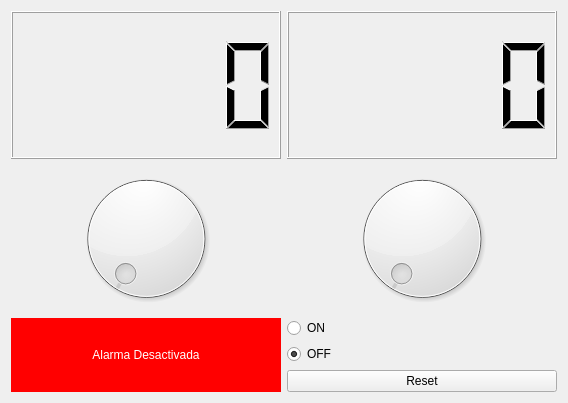
<?xml version="1.0" encoding="UTF-8"?>
<ui version="4.0">
 <class>MyForm</class>
 <widget class="QWidget" name="MyForm">
  <property name="geometry">
   <rect>
    <x>0</x>
    <y>0</y>
    <width>568</width>
    <height>403</height>
   </rect>
  </property>
  <property name="windowTitle">
   <string>Form</string>
  </property>
  <layout class="QGridLayout" name="gridLayout">
   <item row="0" column="0">
    <layout class="QVBoxLayout" name="verticalLayout_2">
     <item>
      <layout class="QHBoxLayout" name="horizontalLayout_2">
       <item>
        <widget class="QLCDNumber" name="lcdNumber">
         <property name="sizePolicy">
          <sizepolicy hsizetype="Expanding" vsizetype="Minimum">
           <horstretch>0</horstretch>
           <verstretch>0</verstretch>
          </sizepolicy>
         </property>
         <property name="styleSheet">
          <string notr="true">color: rgb(0, 0, 0);</string>
         </property>
        </widget>
       </item>
       <item>
        <widget class="QLCDNumber" name="lcdNumber_2">
         <property name="sizePolicy">
          <sizepolicy hsizetype="Expanding" vsizetype="Minimum">
           <horstretch>0</horstretch>
           <verstretch>0</verstretch>
          </sizepolicy>
         </property>
         <property name="styleSheet">
          <string notr="true">color: rgb(0, 0, 0);</string>
         </property>
        </widget>
       </item>
      </layout>
     </item>
     <item>
      <layout class="QHBoxLayout" name="horizontalLayout">
       <item>
        <widget class="QDial" name="dial_2">
         <property name="maximum">
          <number>23</number>
         </property>
        </widget>
       </item>
       <item>
        <widget class="QDial" name="dial">
         <property name="maximum">
          <number>59</number>
         </property>
        </widget>
       </item>
      </layout>
     </item>
     <item>
      <layout class="QHBoxLayout" name="horizontalLayout_3">
       <item>
        <widget class="MyLabel" name="label">
         <property name="sizePolicy">
          <sizepolicy hsizetype="Expanding" vsizetype="Preferred">
           <horstretch>0</horstretch>
           <verstretch>0</verstretch>
          </sizepolicy>
         </property>
         <property name="styleSheet">
          <string notr="true">background-color: rgb(255, 0, 0);
color: rgb(255, 255, 255);</string>
         </property>
         <property name="text">
          <string>Alarma Desactivada</string>
         </property>
         <property name="alignment">
          <set>Qt::AlignCenter</set>
         </property>
        </widget>
       </item>
       <item>
        <layout class="QVBoxLayout" name="verticalLayout">
         <item>
          <widget class="QRadioButton" name="radioButton">
           <property name="text">
            <string>ON</string>
           </property>
          </widget>
         </item>
         <item>
          <widget class="QRadioButton" name="radioButton_2">
           <property name="text">
            <string>OFF</string>
           </property>
           <property name="checked">
            <bool>true</bool>
           </property>
          </widget>
         </item>
         <item>
          <widget class="QPushButton" name="pushButton">
           <property name="sizePolicy">
            <sizepolicy hsizetype="Expanding" vsizetype="Fixed">
             <horstretch>0</horstretch>
             <verstretch>0</verstretch>
            </sizepolicy>
           </property>
           <property name="text">
            <string>Reset</string>
           </property>
          </widget>
         </item>
        </layout>
       </item>
      </layout>
     </item>
    </layout>
   </item>
  </layout>
 </widget>
 <customwidgets>
  <customwidget>
   <class>MyLabel</class>
   <extends>QLabel</extends>
   <header>MyLabel.h</header>
   <slots>
    <signal>activaCheck(bool)</signal>
    <signal>assignaZero(QString)</signal>
    <slot>activarAlarma()</slot>
    <slot>rebreHora(int)</slot>
    <slot>rebreMinut(int)</slot>
    <slot>reset()</slot>
    <slot>desactivarAlarma()</slot>
   </slots>
  </customwidget>
 </customwidgets>
 <resources/>
 <connections>
  <connection>
   <sender>dial</sender>
   <signal>valueChanged(int)</signal>
   <receiver>lcdNumber_2</receiver>
   <slot>display(int)</slot>
   <hints>
    <hint type="sourcelabel">
     <x>428</x>
     <y>223</y>
    </hint>
    <hint type="destinationlabel">
     <x>437</x>
     <y>72</y>
    </hint>
   </hints>
  </connection>
  <connection>
   <sender>dial_2</sender>
   <signal>valueChanged(int)</signal>
   <receiver>lcdNumber</receiver>
   <slot>display(int)</slot>
   <hints>
    <hint type="sourcelabel">
     <x>205</x>
     <y>208</y>
    </hint>
    <hint type="destinationlabel">
     <x>151</x>
     <y>72</y>
    </hint>
   </hints>
  </connection>
  <connection>
   <sender>radioButton</sender>
   <signal>toggled(bool)</signal>
   <receiver>label</receiver>
   <slot>activarAlarma()</slot>
   <hints>
    <hint type="sourcelabel">
     <x>320</x>
     <y>289</y>
    </hint>
    <hint type="destinationlabel">
     <x>279</x>
     <y>289</y>
    </hint>
   </hints>
  </connection>
  <connection>
   <sender>label</sender>
   <signal>activaCheck(bool)</signal>
   <receiver>radioButton_2</receiver>
   <slot>setChecked(bool)</slot>
   <hints>
    <hint type="sourcelabel">
     <x>213</x>
     <y>350</y>
    </hint>
    <hint type="destinationlabel">
     <x>315</x>
     <y>318</y>
    </hint>
   </hints>
  </connection>
  <connection>
   <sender>dial_2</sender>
   <signal>valueChanged(int)</signal>
   <receiver>label</receiver>
   <slot>rebreHora(int)</slot>
   <hints>
    <hint type="sourcelabel">
     <x>175</x>
     <y>227</y>
    </hint>
    <hint type="destinationlabel">
     <x>131</x>
     <y>335</y>
    </hint>
   </hints>
  </connection>
  <connection>
   <sender>dial</sender>
   <signal>valueChanged(int)</signal>
   <receiver>label</receiver>
   <slot>rebreMinut(int)</slot>
   <hints>
    <hint type="sourcelabel">
     <x>401</x>
     <y>235</y>
    </hint>
    <hint type="destinationlabel">
     <x>241</x>
     <y>283</y>
    </hint>
   </hints>
  </connection>
  <connection>
   <sender>pushButton</sender>
   <signal>clicked()</signal>
   <receiver>label</receiver>
   <slot>reset()</slot>
   <hints>
    <hint type="sourcelabel">
     <x>361</x>
     <y>360</y>
    </hint>
    <hint type="destinationlabel">
     <x>283</x>
     <y>362</y>
    </hint>
   </hints>
  </connection>
  <connection>
   <sender>label</sender>
   <signal>assignaZero(QString)</signal>
   <receiver>lcdNumber</receiver>
   <slot>display(QString)</slot>
   <hints>
    <hint type="sourcelabel">
     <x>76</x>
     <y>308</y>
    </hint>
    <hint type="destinationlabel">
     <x>76</x>
     <y>104</y>
    </hint>
   </hints>
  </connection>
  <connection>
   <sender>label</sender>
   <signal>assignaZero(QString)</signal>
   <receiver>lcdNumber_2</receiver>
   <slot>display(QString)</slot>
   <hints>
    <hint type="sourcelabel">
     <x>30</x>
     <y>307</y>
    </hint>
    <hint type="destinationlabel">
     <x>316</x>
     <y>101</y>
    </hint>
   </hints>
  </connection>
  <connection>
   <sender>radioButton_2</sender>
   <signal>toggled(bool)</signal>
   <receiver>label</receiver>
   <slot>desactivarAlarma()</slot>
   <hints>
    <hint type="sourcelabel">
     <x>353</x>
     <y>314</y>
    </hint>
    <hint type="destinationlabel">
     <x>261</x>
     <y>314</y>
    </hint>
   </hints>
  </connection>
 </connections>
</ui>
